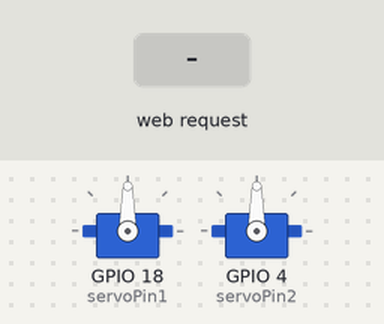
This sketch was run on a simulated ESP32. On the bench: 2 × servo. The inputs (shaded band) are chosen by the test bench. WiFi joins after 1.5 s; servers stay silent unless stated; what the sketch prints to the serial monitor is not drawn.

Above: at 2.7 s.
2.8 s: HTTP request GET /servo1?angle=1 received
At 4.0 s:
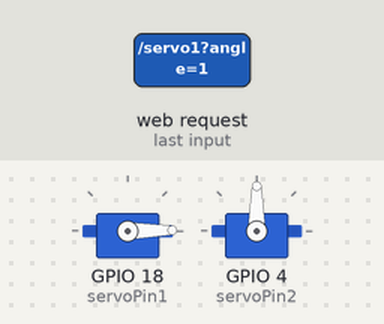
4.3 s: HTTP request GET /servo1?angle=120 received
At 5.2 s:
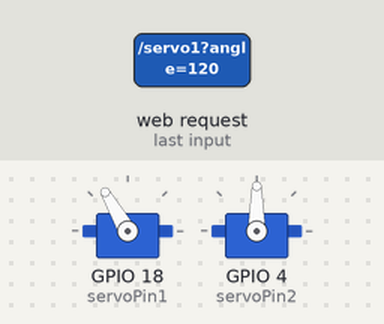
5.8 s: HTTP request GET /servo2?angle=1 received
At 6.3 s:
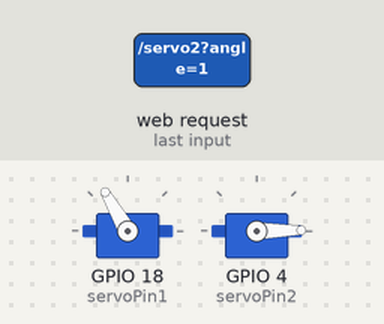
7.3 s: HTTP request GET /servo1?angle=0 received
At 8.5 s:
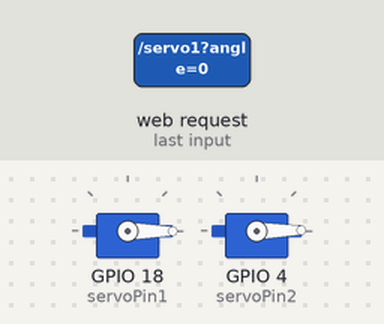
8.8 s: HTTP request GET /servo2?angle=120 received
At 9.8 s:
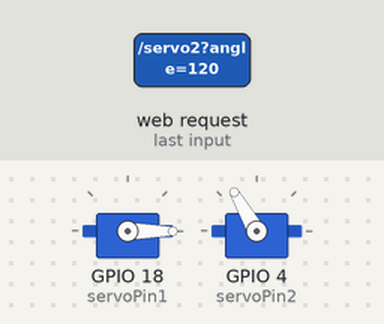
10.3 s: HTTP request GET /servo1?angle=120 received
At 11.0 s:
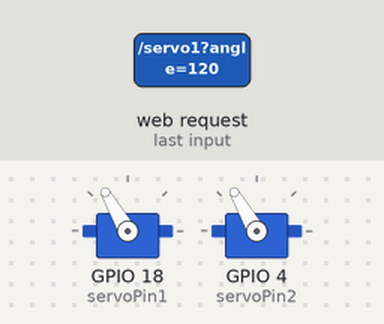
Timing chart, 0 to 12.8 s (numbered marks = the images above; inputs shaded):
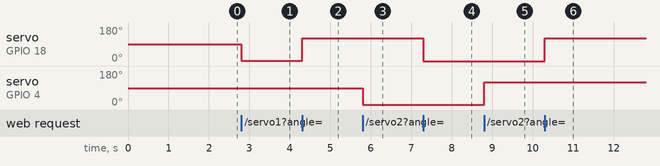

Measured:
- after the input at 2.8 s, servo on GPIO 18 (servoPin1): 90° → 1° at once
- after the input at 4.3 s, servo on GPIO 18 (servoPin1): 1° → 120° at once
- after the input at 5.8 s, servo on GPIO 4 (servoPin2): 90° → 1° at once
- after the input at 7.3 s, servo on GPIO 18 (servoPin1): 120° → 0° at once
- after the input at 8.8 s, servo on GPIO 4 (servoPin2): 1° → 120° at once
- after the input at 10.3 s, servo on GPIO 18 (servoPin1): 0° → 120° at once

The sketch:

cv1.0.ino
```cpp
#include <WiFi.h>
#include <WebServer.h>
#include <ESP32Servo.h>

const char *ssid = "...";
const char *password = "...";

WebServer server(80);

Servo servo1;
Servo servo2;

const int servoPin1 = 18;
const int servoPin2 = 4;

int currentAngle1 = 90;
int currentAngle2 = 90;

void handleRoot()
{
    String page =
        "<!DOCTYPE html>"
        "<html>"
        "<head>"
        "<meta name='viewport' content='width=device-width, initial-scale=1'>"
        "</head>"
        "<body>"
        "<h2>ESP32 Servo Control</h2>"

        "<p>Servo 1</p>"
        "<input type='range' min='0' max='180' value='90' "
        "oninput='updateServo1(this.value)'>"

        "<p>Servo 2</p>"
        "<input type='range' min='0' max='180' value='90' "
        "oninput='updateServo2(this.value)'>"

        "<script>"
        "function updateServo1(angle){"
        "fetch('/servo1?angle=' + angle);"
        "}"

        "function updateServo2(angle){"
        "fetch('/servo2?angle=' + angle);"
        "}"
        "</script>"

        "</body>"
        "</html>";

    server.send(200, "text/html", page);
}

void handleServo1()
{
    if (server.hasArg("angle"))
    {
        currentAngle1 = constrain(server.arg("angle").toInt(), 0, 180);

        servo1.write(currentAngle1);

        server.send(200, "text/plain", "OK");
    }
}

void handleServo2()
{
    if (server.hasArg("angle"))
    {
        currentAngle2 = constrain(server.arg("angle").toInt(), 0, 180);

        servo2.write(currentAngle2);

        server.send(200, "text/plain", "OK");
    }
}

void setup()
{
    Serial.begin(115200);

    WiFi.begin(ssid, password);

    servo1.attach(servoPin1);
    servo2.attach(servoPin2);

    servo1.write(currentAngle1);
    servo2.write(currentAngle2);

    Serial.print("Connecting");

    while (WiFi.status() != WL_CONNECTED)
    {
        delay(500);
        Serial.print(".");
    }

    Serial.println();
    Serial.print("Connected. IP address: ");
    Serial.println(WiFi.localIP());

    server.on("/", handleRoot);
    server.on("/servo1", handleServo1);
    server.on("/servo2", handleServo2);

    server.begin();
}

void loop()
{
    server.handleClient();
}
```
